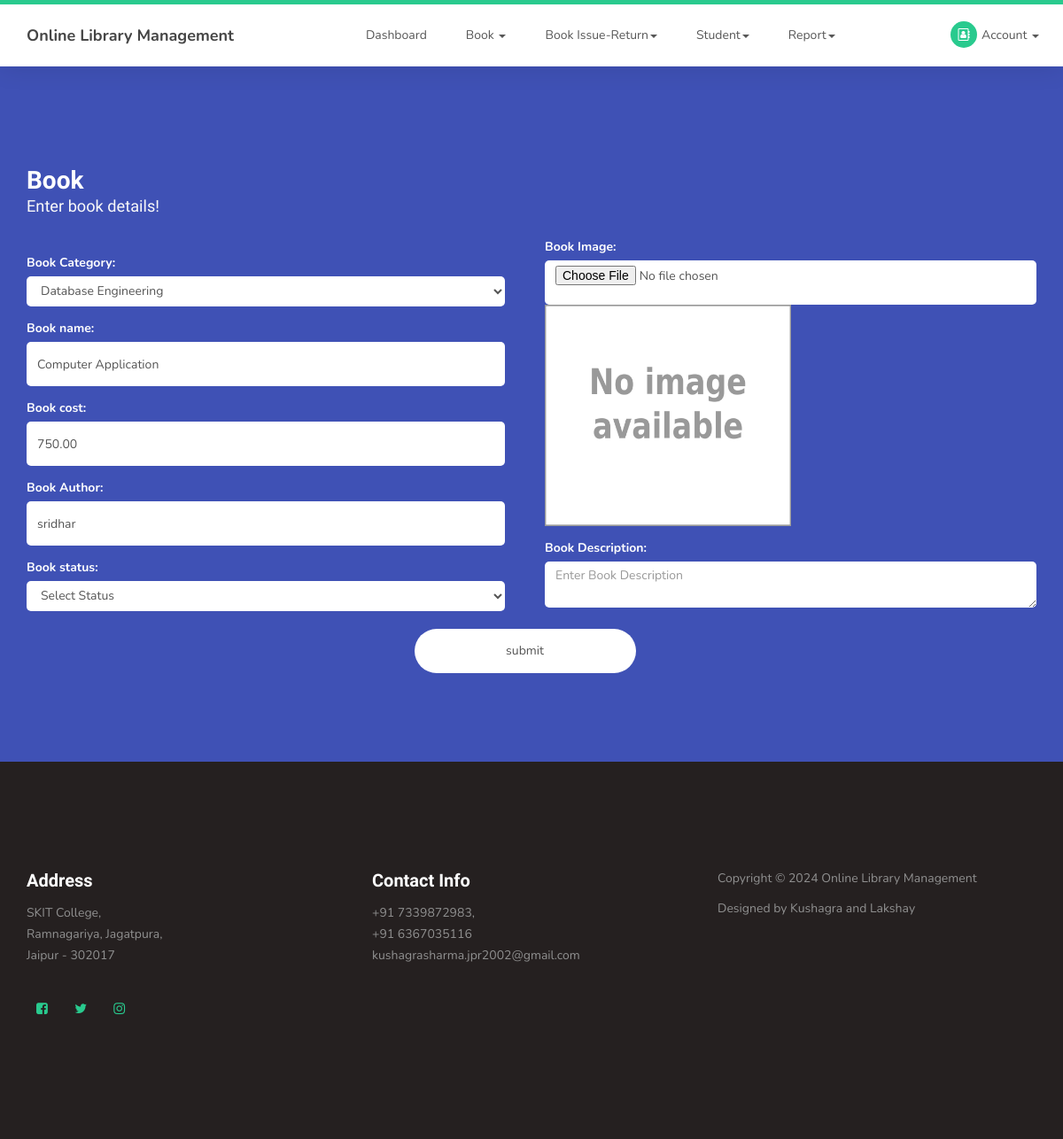
/book.php?editid=1 (signed in), run on the app's committed database.
### tables this page shows
CREATE TABLE `book` (
  `bookid` int(10) NOT NULL,
  `bookcategoryid` int(10) NOT NULL,
  `bookname` varchar(50) NOT NULL,
  `bookdescription` text NOT NULL,
  `bookimg` varchar(100) NOT NULL,
  `bookcost` float(10,2) NOT NULL,
  `author` varchar(25) NOT NULL,
  `status` varchar(10) NOT NULL
);

### book.php (the view, shortened to what this page needs)
<?php
include("header.php");
if(isset($_GET['editid']))
{
	$sqledit = "SELECT * FROM book WHERE bookid	='$_GET[editid]'";
	$qsqledit = mysqli_query($con,$sqledit);
	$rsedit = mysqli_fetch_array($qsqledit);
}
if($rsedit['bookimg'] == "")
{
	$imgname = "images/noimage.png";
}
else if(file_exists("imgbook/".$rsedit['bookimg']))
{
	$imgname = "imgbook/".$rsedit['bookimg'];
}
else
{
	$imgname = "images/noimage.png";
}
?>
     <section id="contact">
          <div class="container">
               <div class="row">
<form id="contact-form" role="form" action="" method="post" enctype="multipart/form-data" onsubmit="return validatedata()" name="frmform">
	<div class="col-md-6 col-sm-12">
			  <div class="section-title">
				   <h2>Book <small>Enter book details!</small></h2>
			  </div>
			  <div class="col-md-12 col-sm-12">
				<label>Book Category: <span class="err" id="idbookcategoryid"></span></label>
				<select name="bookcategoryid"  class="form-control">
					<?php
					$sqlbook ="SELECT * FROM bookcategory WHERE status='Active'";
					$qsqlbook = mysqli_query($con,$sqlbook);
					while($rsbook = mysqli_fetch_array($qsqlbook))
					{
						if($rsbook['bookcategoryid'] == $rsedit['bookcategoryid'])
						{
						echo "<option value='$rsbook[bookcategoryid]' selected>$rsbook[bookcategory]</option>";
						}
						else
						{
						echo "<option value='$rsbook[bookcategoryid]'>$rsbook[bookcategory]</option>";
						}
					}
					?>
				</select>
				<label>Book name: <span class="err" id="idbookname"></span></label>
				<input type="text" class="form-control" placeholder="Enter book name" name="bookname" value="<?php echo $rsedit['bookname']; ?>" >
				<label>Book cost: <span class="err" id="idbookcost"></span></label>
				<input type="text" class="form-control" placeholder="Enter Book cost" name="bookcost" value="<?php echo $rsedit['bookcost']; ?>" >
				<label>Book Author: <span class="err" id="idauthor"></span></label>
				<input type="text" class="form-control" placeholder="Enter Book author" name="author" value="<?php echo $rsedit['author']; ?>" >
				<label>Book status: <span class="err" id="idstatus"></span></label>
				<select name="status"  class="form-control">
					<option value="">Select Status</option>
				</select>
			  </div>
	</div>
	<div class="col-md-6 col-sm-12">
		 	  <div class="section-title">
				   <h2>&nbsp;</h2>
			  </div>
				<label>Book Image: <span class="err" id="idimgInp"></span></label>
				<input type="file" id="imgInp"  class="form-control" placeholder="Upload Book Image" name="bookimg" onchange="readURL(this.value)" >
				<img id="blah"  src="<?php echo $imgname; ?>" style="height:250px;width: 50%;">
				<br>
				<label>Book Description:</label>
				<Textarea class="form-control" placeholder="Enter Book Description" name="bookdescription" ></textarea>
	</div>
			  <div class="col-md-12 col-sm-12">
			  <Br></hr>
				  <center><input type="submit" class="form-control" name="submit" value="submit" style="width: 250px;"></center>
			  </div>
</form>
               </div>
          </div>
     </section>
<?php
include("footer.php");
?>

### css/templatemo-style.css (style rules this page uses)
body { background: #ffffff; font-family: 'Nunito', sans-serif; overflow-x: hidden; padding-top: 70px; }
h1,h2,h3,h4,h5,h6 { font-family: 'Muli', sans-serif; font-weight: bold; line-height: inherit; }
h2 { color: #353535; font-size: 2em; padding-bottom: 10px; }
html { -webkit-font-smoothing: antialiased; }
a, input, button, .form-control { -webkit-transition: 0.5s; transition: 0.5s; }
.section-title { padding-bottom: 40px; }
.section-title h2 { margin: 0; }
.section-title small { display: block; }
section { position: relative; padding: 100px 0; }
#contact { background: #3f51b5; }
#contact h2 { color: #ffffff; }
#contact .section-title { padding-bottom: 20px; }
#contact h2 > small, #contact p, #contact a { color: #f9f9f9; }
#contact-form { padding: 1em 0; }
#contact-form .col-md-12, #contact-form .col-md-4 { padding-left: 0; }
#contact-form .form-control { border: 0; border-radius: 5px; box-shadow: none; }
#contact-form input { height: 50px; }
#contact-form label { color: #ffffff; padding-top: 15px; }
#contact-form input[type='submit'] { border-radius: 50px; border: 1px solid transparent; }

### data on the page
book: bookname "Computer Application", bookcost "750.00", author "sridhar"

### other printed values
form field bookcategoryid "Database Engineering"
